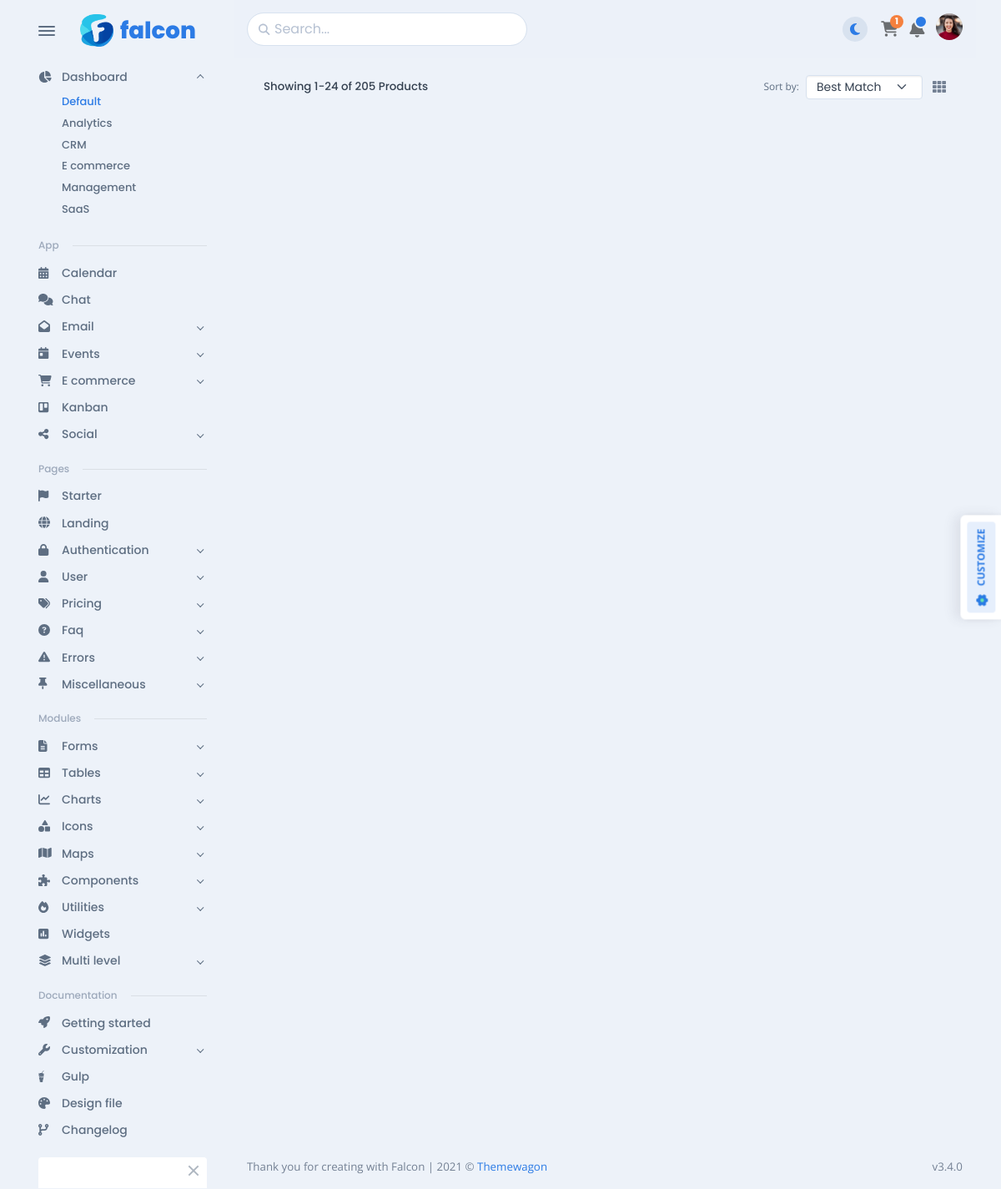
The page /product_list/ on the database as committed earlier.
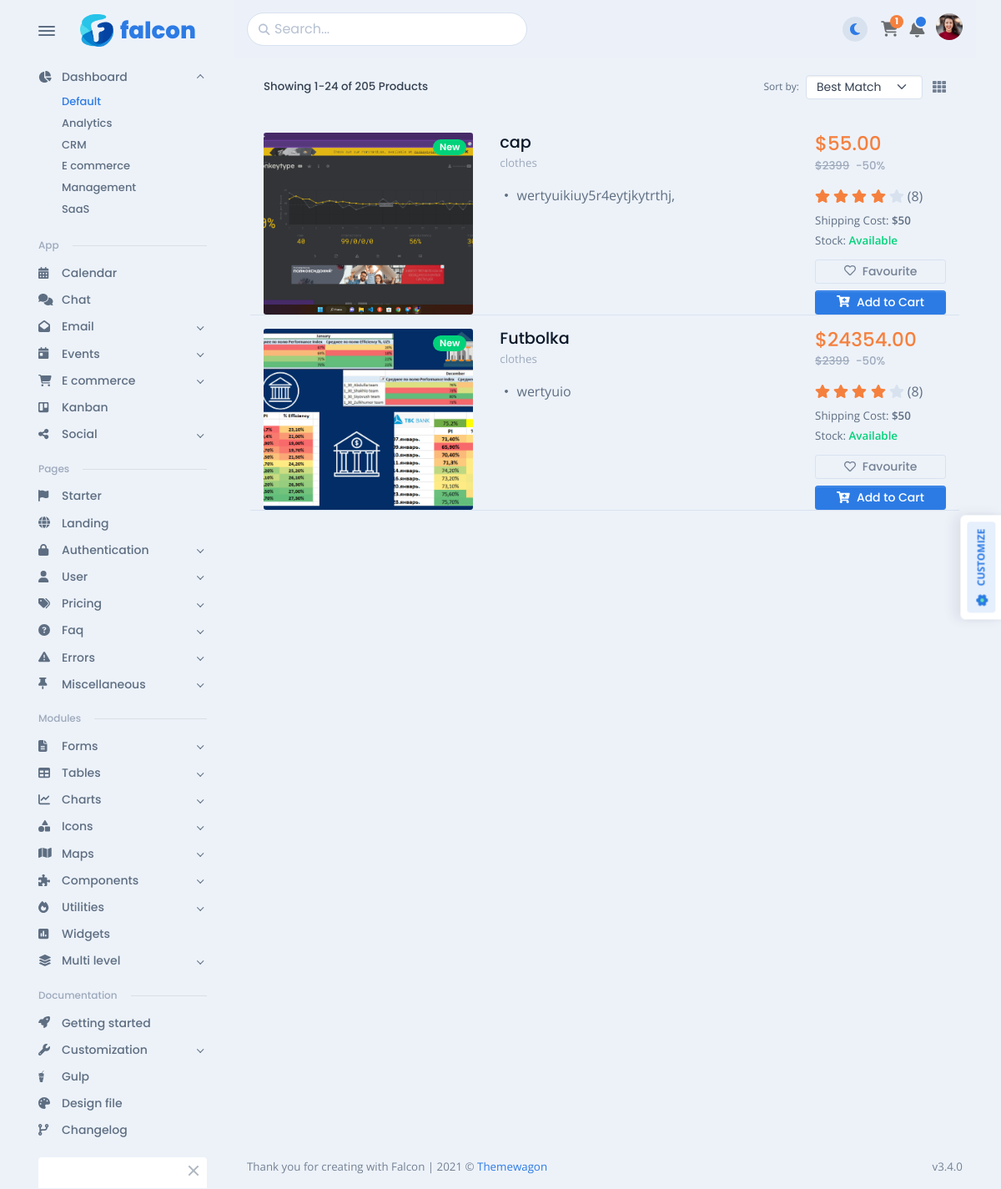
The same page on the database as committed later.
### eccomerce/models.py (models this page shows, shortened)
class TimeStampedModel(models.Model):
    created_at = models.DateTimeField(auto_now_add=True)
    updated_at = models.DateTimeField(auto_now=True)
    class Meta:
        abstract = True

class Product(TimeStampedModel):
    category = models.ForeignKey(Category, on_delete=models.SET_NULL, blank=True, null=True)
    name = models.CharField(max_length=100, null=True)
    description = models.TextField(null=True, blank=True)
    image = models.ImageField(upload_to='product_img/', blank=True, null=True)
    price = models.DecimalField(decimal_places=2, max_digits=8)
    info = models.TextField(max_length=255, null=True, blank=True)
    size = models.CharField(max_length=100, null=True, blank=True)

class Category(TimeStampedModel):
    name = models.CharField(max_length=100)
    description = models.TextField(null=True, blank=True)
    def __str__(self):
        return self.name

### eccomerce/views.py (the view)
# urls.py: path('product_list/', views.product_list, name='product_list'),
def product_list(request):
    products = Product.objects.all()
    context = {'products': products}
    return render(request, 'store/e-commerce/product/product-list.html', context)

### templates/store/e-commerce/product/product-list.html (shortened to what this page needs)
{% extends 'base.html' %}
{% load static %}
{% block content %}
<div class="card-body">
    <div class="row flex-between-center">
        <div class="col-sm-auto mb-2 mb-sm-0">
            <h6 class="mb-0">Showing 1-24 of 205 Products</h6>
        </div>
        <div class="col-sm-auto">
            <div class="row gx-2 align-items-center">
                <div class="col-auto">
                    <form class="row gx-2">
                        <div class="col-auto"><small>Sort by: </small></div>
                        <div class="col-auto">
                            <select class="form-select form-select-sm" aria-label="Bulk actions">
                                <option selected="">Best Match</option>
                            </select>
                        </div>
                    </form>
                </div>
                <div class="col-auto pe-0"><a class="text-600 px-1" href="{% url 'store:store' %}"
                                              data-bs-toggle="tooltip" title="" data-bs-original-title="Product Grid"
                                              aria-label="Product Grid">
                    </a></div>
            </div>
        </div>
    </div>
</div>
<div class="col-12 p-card">
    {% for product in products %}
    <div class="row">
        <div class="col-sm-5 col-md-4">
            <div class="position-relative h-sm-100"><a class="d-block h-100"
                                                       href="{% url 'store:product_details' %}"><img
                    class="img-fluid fit-cover w-sm-100 h-sm-100 rounded-1 absolute-sm-centered"
                    src="{{ product.image.url }}" alt=""></a>
                <div class="badge rounded-pill bg-success position-absolute top-0 end-0 me-2 mt-2 fs--2 z-index-2">New
                </div>
            </div>
        </div>
        <div class="col-sm-7 col-md-8">
            <div class="row">
                <div class="col-lg-8">
                    <h5 class="mt-3 mt-sm-0"><a class="text-dark fs-0 fs-lg-1" href="{% url 'store:product_details' %}">{{product.name}}</a>
                    </h5>
                    <p class="fs--1 mb-2 mb-md-3"><a class="text-500" href="#!">{{ product.category }}</a></p>
                    <ul class="list-unstyled d-none d-lg-block">
                        <li>
                            <span>{{product.info}}</span>
                        </li>
                    </ul>
                </div>
                <div class="col-lg-4 d-flex justify-content-between flex-column">
                    <div>
                        <h4 class="fs-1 fs-md-2 text-warning mb-0">${{product.price}}</h4>
                        <h5 class="fs--1 text-500 mb-0 mt-1">
                            <del>$2399</del>
                            <span class="ms-1">-50%</span>
                        </h5>
                        <div class="mb-2 mt-3">
                            <span
                                class="ms-1">(8)</span>
                        </div>
                        <div class="d-none d-lg-block">
                            <p class="fs--1 mb-1">Shipping Cost: <strong>$50</strong></p>
                            <p class="fs--1 mb-1">Stock: <strong class="text-success">Available</strong>
                            </p>
                        </div>
                    </div>
                    <div class="mt-2"><a class="btn btn-sm btn-outline-secondary border-300 d-lg-block me-2 me-lg-0"
                                         href="#!">
                        <span
                            class="ms-2 d-none d-md-inline-block">Favourite</span></a><a
                            class="btn btn-sm btn-primary d-lg-block mt-lg-2" href="#!">
                        <span
                            class="ms-2 d-none d-md-inline-block">Add to Cart</span></a></div>
                </div>
            </div>
        </div>
        <hr>
    </div>
    {% endfor %}
</div>
{% endblock %}

Rows that differ between the two databases and show on the page:
added Product: image (picture), name "cap", category "clothes", info "wertyuikiuy5r4eytjkytrthj,", price "55.00"
added Product: image (picture), name "Futbolka", category "clothes", info "wertyuio", price "24354.00"
